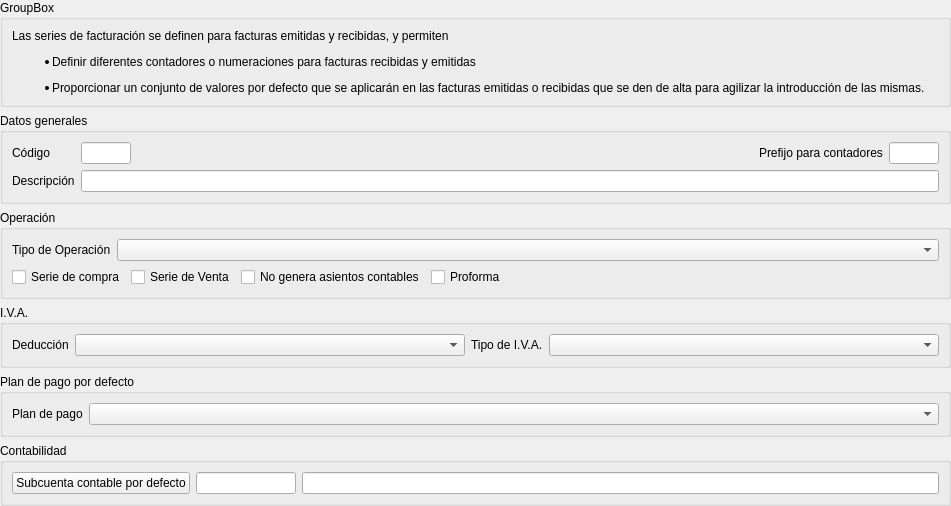
<?xml version="1.0" encoding="UTF-8"?>
<ui version="4.0">
 <class>fmrSeriesFacturacion</class>
 <widget class="QWidget" name="fmrSeriesFacturacion">
  <property name="geometry">
   <rect>
    <x>0</x>
    <y>0</y>
    <width>951</width>
    <height>492</height>
   </rect>
  </property>
  <property name="windowTitle">
   <string>Series de facturación</string>
  </property>
  <property name="windowIcon">
   <iconset>
    <normaloff>:/aplicacion/images/alephLogoIcon.ico</normaloff>:/aplicacion/images/alephLogoIcon.ico</iconset>
  </property>
  <layout class="QVBoxLayout" name="verticalLayout_3">
   <property name="leftMargin">
    <number>0</number>
   </property>
   <property name="topMargin">
    <number>0</number>
   </property>
   <property name="rightMargin">
    <number>0</number>
   </property>
   <property name="bottomMargin">
    <number>0</number>
   </property>
   <item>
    <widget class="QGroupBox" name="groupBox_5">
     <property name="title">
      <string>GroupBox</string>
     </property>
     <layout class="QVBoxLayout" name="verticalLayout_2">
      <item>
       <widget class="QLabel" name="label_7">
        <property name="text">
         <string>&lt;html&gt;&lt;head/&gt;&lt;body&gt;&lt;p&gt;Las series de facturación se definen para facturas emitidas y recibidas, y permiten&lt;/p&gt;&lt;ul style=&quot;margin-top: 0px; margin-bottom: 0px; margin-left: 0px; margin-right: 0px; -qt-list-indent: 1;&quot;&gt;&lt;li style=&quot; margin-top:12px; margin-bottom:12px; margin-left:0px; margin-right:0px; -qt-block-indent:0; text-indent:0px;&quot;&gt;Definir diferentes contadores o numeraciones para facturas recibidas y emitidas&lt;/li&gt;&lt;li style=&quot; margin-top:12px; margin-bottom:12px; margin-left:0px; margin-right:0px; -qt-block-indent:0; text-indent:0px;&quot;&gt;Proporcionar un conjunto de valores por defecto que se aplicarán en las facturas emitidas o recibidas que se den de alta para agilizar la introducción de las mismas.&lt;/li&gt;&lt;/ul&gt;&lt;/body&gt;&lt;/html&gt;</string>
        </property>
       </widget>
      </item>
     </layout>
    </widget>
   </item>
   <item>
    <widget class="QGroupBox" name="groupBox_2">
     <property name="title">
      <string>Datos generales</string>
     </property>
     <layout class="QGridLayout" name="gridLayout">
      <item row="0" column="0">
       <widget class="QLabel" name="label">
        <property name="text">
         <string>Código</string>
        </property>
        <property name="buddy">
         <cstring>db_codserie</cstring>
        </property>
       </widget>
      </item>
      <item row="0" column="1">
       <widget class="DBLineEdit" name="db_codserie">
        <property name="maximumSize">
         <size>
          <width>50</width>
          <height>16777215</height>
         </size>
        </property>
        <property name="toolTip">
         <string>Código asociado a la serie de facturación. Puede ser alfanumérico.</string>
        </property>
        <property name="statusTip">
         <string>Código asociado a la serie de facturación. Puede ser alfanumérico.</string>
        </property>
        <property name="whatsThis">
         <string>Código asociado a la serie de facturación. Puede ser alfanumérico.</string>
        </property>
        <property name="fieldName">
         <string>codserie</string>
        </property>
        <property name="dataEditable">
         <bool>true</bool>
        </property>
       </widget>
      </item>
      <item row="0" column="2">
       <spacer name="horizontalSpacer">
        <property name="orientation">
         <enum>Qt::Horizontal</enum>
        </property>
        <property name="sizeHint" stdset="0">
         <size>
          <width>481</width>
          <height>20</height>
         </size>
        </property>
       </spacer>
      </item>
      <item row="0" column="3">
       <widget class="QLabel" name="label_3">
        <property name="text">
         <string>Prefijo para contadores</string>
        </property>
        <property name="buddy">
         <cstring>db_counter_prefix</cstring>
        </property>
       </widget>
      </item>
      <item row="0" column="4">
       <widget class="DBLineEdit" name="db_counter_prefix">
        <property name="maximumSize">
         <size>
          <width>50</width>
          <height>16777215</height>
         </size>
        </property>
        <property name="toolTip">
         <string>Prefijo que se incluirá en el código interno de las facturas asociadas a esta serie.</string>
        </property>
        <property name="statusTip">
         <string>Prefijo que se incluirá en el código interno de las facturas asociadas a esta serie.</string>
        </property>
        <property name="whatsThis">
         <string>Prefijo que se incluirá en el código interno de las facturas asociadas a esta serie.</string>
        </property>
        <property name="fieldName">
         <string>counter_prefix</string>
        </property>
        <property name="dataEditable">
         <bool>true</bool>
        </property>
       </widget>
      </item>
      <item row="1" column="0">
       <widget class="QLabel" name="label_2">
        <property name="text">
         <string>Descripción</string>
        </property>
        <property name="buddy">
         <cstring>db_descripcion</cstring>
        </property>
       </widget>
      </item>
      <item row="1" column="1" colspan="4">
       <widget class="DBLineEdit" name="db_descripcion">
        <property name="fieldName">
         <string>descripcion</string>
        </property>
        <property name="dataEditable">
         <bool>true</bool>
        </property>
       </widget>
      </item>
     </layout>
    </widget>
   </item>
   <item>
    <widget class="QGroupBox" name="groupBox">
     <property name="title">
      <string>Operación</string>
     </property>
     <layout class="QVBoxLayout" name="verticalLayout">
      <item>
       <layout class="QHBoxLayout" name="horizontalLayout_3">
        <item>
         <widget class="QLabel" name="label_5">
          <property name="sizePolicy">
           <sizepolicy hsizetype="Maximum" vsizetype="Preferred">
            <horstretch>0</horstretch>
            <verstretch>0</verstretch>
           </sizepolicy>
          </property>
          <property name="text">
           <string>Tipo de Operación</string>
          </property>
         </widget>
        </item>
        <item>
         <widget class="DBComboBox" name="db_tipooperacion">
          <property name="fieldName">
           <string>tipooperacion</string>
          </property>
          <property name="dataEditable">
           <bool>true</bool>
          </property>
          <property name="openListOnGetFocus">
           <bool>true</bool>
          </property>
         </widget>
        </item>
       </layout>
      </item>
      <item>
       <layout class="QHBoxLayout" name="horizontalLayout">
        <item>
         <widget class="DBCheckBox" name="db_seriecompra">
          <property name="toolTip">
           <string>Esta serie se utiliza en facturas que proveedores o acreedores emiten a la empresa.</string>
          </property>
          <property name="statusTip">
           <string>Esta serie se utiliza en facturas que proveedores o acreedores emiten a la empresa.</string>
          </property>
          <property name="whatsThis">
           <string>Esta serie se utiliza en facturas que proveedores o acreedores emiten a la empresa.</string>
          </property>
          <property name="text">
           <string>Serie de compra</string>
          </property>
          <property name="fieldName">
           <string>seriecompra</string>
          </property>
          <property name="dataEditable">
           <bool>true</bool>
          </property>
         </widget>
        </item>
        <item>
         <widget class="DBCheckBox" name="db_serieventa">
          <property name="toolTip">
           <string>Esta serie se utiliza para las facturas que emite la empresa.</string>
          </property>
          <property name="statusTip">
           <string>Esta serie se utiliza para las facturas que emite la empresa.</string>
          </property>
          <property name="whatsThis">
           <string>Esta serie se utiliza para las facturas que emite la empresa.</string>
          </property>
          <property name="text">
           <string>Serie de Venta</string>
          </property>
          <property name="fieldName">
           <string>serieventa</string>
          </property>
          <property name="dataEditable">
           <bool>true</bool>
          </property>
         </widget>
        </item>
        <item>
         <widget class="DBCheckBox" name="db_ignoracontabilidad">
          <property name="toolTip">
           <string>Las facturas de esta serie no generan asientos contables.</string>
          </property>
          <property name="statusTip">
           <string>Las facturas de esta serie no generan asientos contables.</string>
          </property>
          <property name="whatsThis">
           <string>Las facturas de esta serie no generan asientos contables.</string>
          </property>
          <property name="text">
           <string>No genera asientos contables</string>
          </property>
          <property name="fieldName">
           <string>ignoracontabilidad</string>
          </property>
          <property name="dataEditable">
           <bool>true</bool>
          </property>
         </widget>
        </item>
        <item>
         <widget class="DBCheckBox" name="db_proforma">
          <property name="text">
           <string>Proforma</string>
          </property>
          <property name="fieldName">
           <string>proforma</string>
          </property>
         </widget>
        </item>
        <item>
         <spacer name="horizontalSpacer_2">
          <property name="orientation">
           <enum>Qt::Horizontal</enum>
          </property>
          <property name="sizeHint" stdset="0">
           <size>
            <width>40</width>
            <height>20</height>
           </size>
          </property>
         </spacer>
        </item>
       </layout>
      </item>
     </layout>
    </widget>
   </item>
   <item>
    <widget class="QGroupBox" name="groupBox_3">
     <property name="title">
      <string>I.V.A.</string>
     </property>
     <layout class="QHBoxLayout" name="horizontalLayout_4">
      <item>
       <widget class="QLabel" name="label_6">
        <property name="sizePolicy">
         <sizepolicy hsizetype="Maximum" vsizetype="Preferred">
          <horstretch>0</horstretch>
          <verstretch>0</verstretch>
         </sizepolicy>
        </property>
        <property name="text">
         <string>Deducción</string>
        </property>
        <property name="buddy">
         <cstring>db_tipooperacioniva</cstring>
        </property>
       </widget>
      </item>
      <item>
       <widget class="DBComboBox" name="db_tipooperacioniva">
        <property name="fieldName">
         <string>tipooperacioniva</string>
        </property>
        <property name="dataEditable">
         <bool>true</bool>
        </property>
        <property name="openListOnGetFocus">
         <bool>true</bool>
        </property>
       </widget>
      </item>
      <item>
       <widget class="QLabel" name="label_4">
        <property name="sizePolicy">
         <sizepolicy hsizetype="Maximum" vsizetype="Preferred">
          <horstretch>0</horstretch>
          <verstretch>0</verstretch>
         </sizepolicy>
        </property>
        <property name="text">
         <string>Tipo de I.V.A.</string>
        </property>
        <property name="buddy">
         <cstring>db_tipoiva</cstring>
        </property>
       </widget>
      </item>
      <item>
       <widget class="DBComboBox" name="db_tipoiva">
        <property name="fieldName">
         <string>tipoiva</string>
        </property>
        <property name="dataEditable">
         <bool>true</bool>
        </property>
        <property name="openListOnGetFocus">
         <bool>true</bool>
        </property>
       </widget>
      </item>
     </layout>
    </widget>
   </item>
   <item>
    <widget class="QGroupBox" name="groupBox_4">
     <property name="title">
      <string>Plan de pago por defecto</string>
     </property>
     <layout class="QHBoxLayout" name="horizontalLayout_5">
      <item>
       <widget class="QLabel" name="label_17">
        <property name="text">
         <string>Plan de pago</string>
        </property>
        <property name="buddy">
         <cstring>db_idplanpago</cstring>
        </property>
       </widget>
      </item>
      <item>
       <widget class="DBComboBox" name="db_idplanpago">
        <property name="sizePolicy">
         <sizepolicy hsizetype="Expanding" vsizetype="Fixed">
          <horstretch>0</horstretch>
          <verstretch>0</verstretch>
         </sizepolicy>
        </property>
        <property name="toolTip">
         <string>Escoja el plan de pagos de este cliente</string>
        </property>
        <property name="statusTip">
         <string>Escoja el plan de pagos de este cliente</string>
        </property>
        <property name="whatsThis">
         <string>Escoja el plan de pagos de este cliente</string>
        </property>
        <property name="fieldName">
         <string>idplanpago</string>
        </property>
        <property name="listTableModel">
         <string>planespago</string>
        </property>
        <property name="listColumnName">
         <string>descripcion</string>
        </property>
        <property name="listColumnToSave">
         <string>id</string>
        </property>
        <property name="dataEditable">
         <bool>true</bool>
        </property>
       </widget>
      </item>
     </layout>
    </widget>
   </item>
   <item>
    <widget class="QGroupBox" name="gbContabilidad">
     <property name="title">
      <string>Contabilidad</string>
     </property>
     <layout class="QHBoxLayout" name="horizontalLayout_2">
      <item>
       <widget class="DBChooseRecordButton" name="db_idsubcuenta">
        <property name="toolTip">
         <string>Cuenta contable de ingresos para </string>
        </property>
        <property name="whatsThis">
         <string>Cuenta contable de ingresos para </string>
        </property>
        <property name="text">
         <string>Subcuenta contable por defecto</string>
        </property>
        <property name="fieldName">
         <string>idsubcuenta</string>
        </property>
        <property name="dataEditable">
         <bool>true</bool>
        </property>
       </widget>
      </item>
      <item>
       <widget class="DBLineEdit" name="db_idsubcuenta_text">
        <property name="maximumSize">
         <size>
          <width>100</width>
          <height>16777215</height>
         </size>
        </property>
        <property name="fieldName">
         <string>idsubcuenta</string>
        </property>
        <property name="dataEditable">
         <bool>true</bool>
        </property>
        <property name="autoComplete">
         <set>AlephERP::ValuesFromRelation</set>
        </property>
        <property name="autoCompleteColumn">
         <string>codsubcuenta</string>
        </property>
        <property name="autoCompletePopupSize">
         <size>
          <width>400</width>
          <height>0</height>
         </size>
        </property>
        <property name="autoCompleteVisibleFields">
         <string>codsubcuenta,descripcion</string>
        </property>
        <property name="replacePointWithCharacter">
         <bool>true</bool>
        </property>
       </widget>
      </item>
      <item>
       <widget class="DBLineEdit" name="dbLineEdit_2">
        <property name="fieldName">
         <string>co_subcuentas.descripcion</string>
        </property>
       </widget>
      </item>
     </layout>
    </widget>
   </item>
  </layout>
 </widget>
 <customwidgets>
  <customwidget>
   <class>DBCheckBox</class>
   <extends>QCheckBox</extends>
   <header>widgets/dbcheckbox.h</header>
  </customwidget>
  <customwidget>
   <class>DBChooseRecordButton</class>
   <extends>QPushButton</extends>
   <header>widgets/dbchooserecordbutton.h</header>
  </customwidget>
  <customwidget>
   <class>DBComboBox</class>
   <extends>QComboBox</extends>
   <header>widgets/dbcombobox.h</header>
  </customwidget>
  <customwidget>
   <class>DBLineEdit</class>
   <extends>QLineEdit</extends>
   <header>widgets/dblineedit.h</header>
  </customwidget>
 </customwidgets>
 <tabstops>
  <tabstop>db_codserie</tabstop>
  <tabstop>db_counter_prefix</tabstop>
  <tabstop>db_descripcion</tabstop>
  <tabstop>db_tipooperacion</tabstop>
  <tabstop>db_seriecompra</tabstop>
  <tabstop>db_serieventa</tabstop>
  <tabstop>db_ignoracontabilidad</tabstop>
  <tabstop>db_proforma</tabstop>
  <tabstop>db_tipooperacioniva</tabstop>
  <tabstop>db_tipoiva</tabstop>
  <tabstop>db_idplanpago</tabstop>
  <tabstop>db_idsubcuenta</tabstop>
  <tabstop>db_idsubcuenta_text</tabstop>
  <tabstop>dbLineEdit_2</tabstop>
 </tabstops>
 <resources>
  <include location="../../resources/resources.qrc"/>
  <include location="../../resources/modules.qrc"/>
 </resources>
 <connections/>
</ui>
